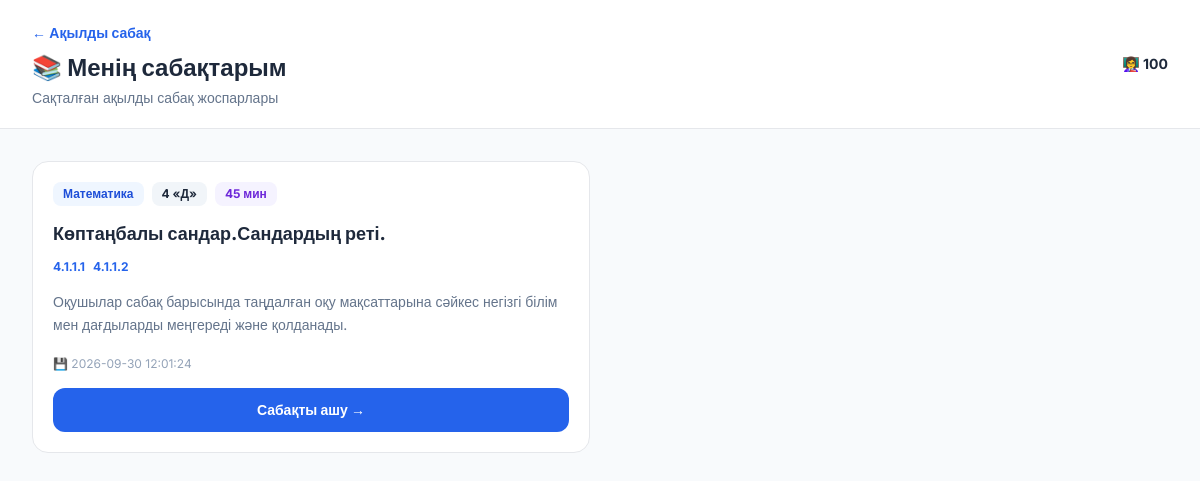
Screenshot of /smart-lessons/saved (signed in) with the database file from the repository.
### tables this page shows
CREATE TABLE smart_lessons
(
    id INTEGER PRIMARY KEY AUTOINCREMENT,

    subject TEXT NOT NULL,
    class_name TEXT DEFAULT '4 «Д»',

    lesson_topic TEXT NOT NULL,

    duration INTEGER DEFAULT 45,

    objective_codes TEXT,
    objective_texts TEXT,

    lesson_goal TEXT,

    plan_json TEXT NOT NULL,

    status TEXT DEFAULT 'draft',

    created_at TIMESTAMP DEFAULT CURRENT_TIMESTAMP,
    updated_at TIMESTAMP DEFAULT CURRENT_TIMESTAMP
);

### app.py (the view)
@app.route("/smart-lessons/saved")
def saved_smart_lessons():
    if not logged_in():
        return redirect(
            url_for("login")
        )
    conn = get_db()
    rows = conn.execute(
        """
        SELECT
            id,
            subject,
            class_name,
            lesson_topic,
            duration,
            objective_codes,
            lesson_goal,
            status,
            created_at,
            updated_at

        FROM smart_lessons

        ORDER BY
            created_at DESC,
            id DESC
        """
    ).fetchall()
    lessons = []
    for row in rows:
        try:
            codes = json.loads(
                row["objective_codes"]
                or "[]"
            )
        except Exception:
            codes = []
        lessons.append({
            "id":
                row["id"],
            "subject":
                row["subject"],
            "class_name":
                row["class_name"],
            "lesson_topic":
                row["lesson_topic"],
            "duration":
                row["duration"],
            "objective_codes":
                codes,
            "lesson_goal":
                row["lesson_goal"],
            "status":
                row["status"],
            "created_at":
                row["created_at"],
            "updated_at":
                row["updated_at"]
        })
    conn.close()
    return render_template(
        "saved_smart_lessons.html",
        teacher_name=session.get(
            "teacher_name",
            "Мұғалім"
        ),
        lessons=lessons
    )

### app.py (called while the page is built)
def get_db():
    conn = sqlite3.connect(DB_PATH)
    conn.row_factory = sqlite3.Row
    return conn

def logged_in():
    return "user" in session

def get_student_portal_token():
    conn = get_db()
    portal = conn.execute(
        """
        SELECT portal_token

        FROM student_portal_links

        WHERE is_active = 1

        ORDER BY id DESC
        LIMIT 1
        """
    ).fetchone()
    if portal is None:
        import secrets
        token = secrets.token_urlsafe(24)
        conn.execute(
            """
            INSERT INTO student_portal_links (
                portal_token,
                is_active
            )
            VALUES (?, 1)
            """,
            (token,)
        )
        conn.commit()
    else:
        token = portal["portal_token"]
    conn.close()
    return token

@app.context_processor
def inject_student_portal_link():
    try:
        token = (
            get_student_portal_token()
        )
        return {
            "student_portal_token":
                token
        }
    except Exception:
        return {
            "student_portal_token":
                None
        }

### templates/saved_smart_lessons.html (shortened to what this page needs)
<!DOCTYPE html>
<html lang="kk">
<head>
<script src="https://cdn.tailwindcss.com"></script>
</head>
<body class="text-slate-800">
<header class="bg-white border-b">
    <div class="max-w-7xl mx-auto
                px-6 lg:px-8 py-5
                flex items-center
                justify-between gap-4">
        <div>
            <a href="{{ url_for('smart_lessons') }}"
               class="text-sm
                      text-blue-600
                      font-bold">
                ← Ақылды сабақ
            </a>
            <h1 class="text-2xl
                       font-extrabold mt-2">
                📚 Менің сабақтарым
            </h1>
            <p class="text-sm
                      text-slate-500 mt-1">
                Сақталған ақылды сабақ жоспарлары
            </p>
        </div>
        <div class="text-sm font-bold">
            👩‍🏫 {{ teacher_name }}
        </div>
    </div>
</header>
<main class="max-w-7xl
             mx-auto p-6 lg:p-8">
{% if lessons %}
<div class="grid grid-cols-1
            md:grid-cols-2
            xl:grid-cols-3
            gap-5">
    {% for lesson in lessons %}
    <article class="bg-white
                    border rounded-2xl
                    p-5
                    flex flex-col">
        <div class="flex flex-wrap
                    gap-2">
            <span class="px-2.5 py-1
                         bg-blue-50
                         text-blue-700
                         rounded-lg
                         text-xs font-bold">
                {{ lesson.subject }}
            </span>
            <span class="px-2.5 py-1
                         bg-slate-100
                         rounded-lg
                         text-xs font-bold">
                {{ lesson.class_name }}
            </span>
            <span class="px-2.5 py-1
                         bg-violet-50
                         text-violet-700
                         rounded-lg
                         text-xs font-bold">
                {{ lesson.duration }} мин
            </span>
        </div>
        <h2 class="font-extrabold
                   text-lg
                   leading-snug mt-4">
            {{ lesson.lesson_topic }}
        </h2>
        {% if lesson.objective_codes %}
        <div class="flex flex-wrap
                    gap-2 mt-3">
            {% for code in lesson.objective_codes %}
            <span class="text-xs
                         text-blue-600
                         font-bold">
                {{ code }}
            </span>
            {% endfor %}
        </div>
        {% endif %}
        <p class="text-sm
                  text-slate-500
                  leading-relaxed
                  mt-4 flex-1">
            {{ lesson.lesson_goal }}
        </p>
        <div class="text-xs
                    text-slate-400
                    mt-5">
            💾 {{ lesson.created_at }}
        </div>
        <a href="{{ url_for(
                'saved_smart_lesson_detail',
                lesson_id=lesson.id
            ) }}"
           class="w-full
                  text-center
                  bg-blue-600
                  hover:bg-blue-700
                  text-white
                  rounded-xl
                  px-4 py-3
                  text-sm font-bold
                  mt-4">
            Сабақты ашу →
        </a>
    </article>
    {% endfor %}
</div>
{% endif %}
</main>
</body>
</html>

### templates/saved_smart_lessons.html (style rules this page uses)
body { font-family: 'Inter', sans-serif; background: #f8fafc; }

### rows the page displays
smart_lessons: subject "Математика", class_name "4 «Д»", duration "45", lesson_topic "Көптаңбалы сандар.Сандардың реті.", objective_codes "4.1.1.1" "4.1.1.2", lesson_goal "Оқушылар сабақ барысында таңдалған оқу мақсаттарына сәйкес негізгі білім мен дағдыларды меңгереді және қолданады.", created_at "2026-09-30 12:01:24"

### other values shown
{{ teacher_name }} "100"
